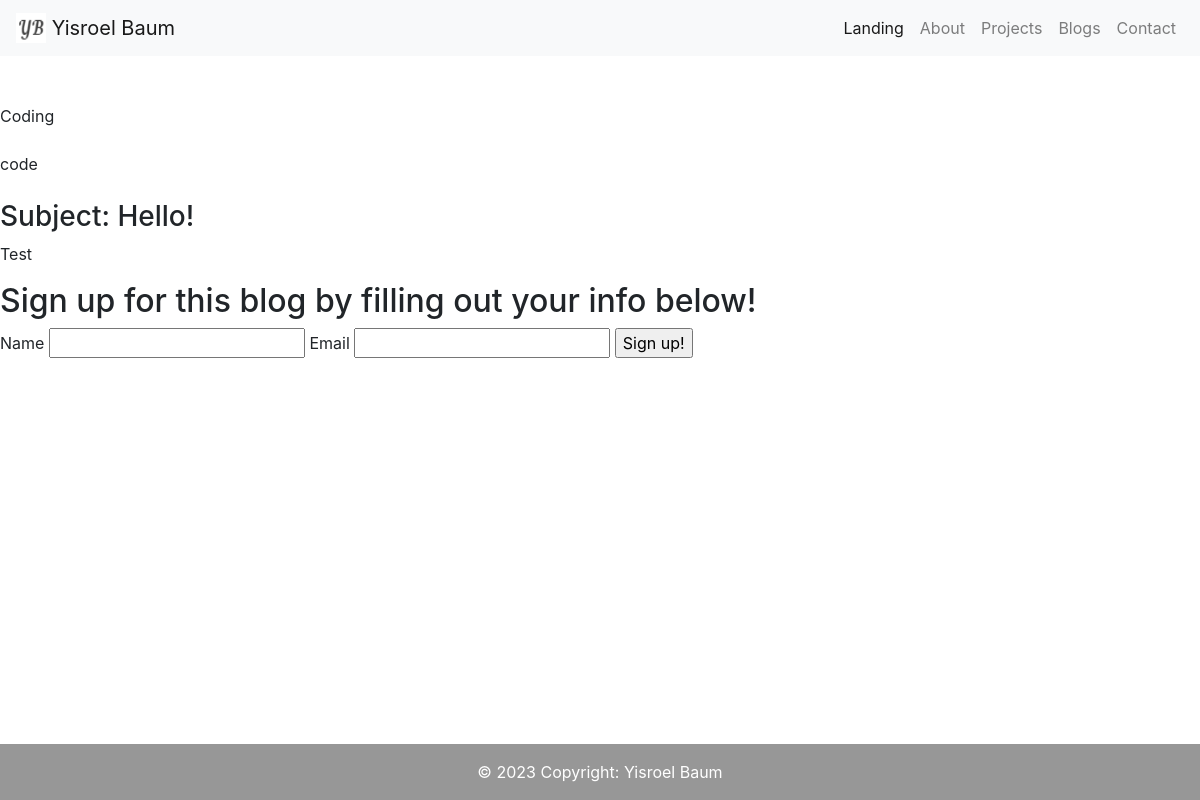
Page /blog/2 on the committed database.
### portfolio/models.py (models this page shows, shortened)
class Blog(portfolio.Model):
    id          = portfolio.Column(portfolio.Integer, primary_key=True)
    name        = portfolio.Column(portfolio.String(64), nullable=False)
    description = portfolio.Column(portfolio.String(200), nullable=False)
    img         = portfolio.Column(portfolio.String(200), default='static/default_pic.jpg')
    posts       = portfolio.relationship('Post', backref='blog', lazy='dynamic')

class Post(portfolio.Model):
    id           = portfolio.Column(portfolio.Integer, primary_key=True)
    subject      = portfolio.Column(portfolio.String(64), nullable=False)
    content      = portfolio.Column(portfolio.String(2000), nullable=False)
    blog_id = portfolio.Column(portfolio.Integer, portfolio.ForeignKey('blog.id'))

### portfolio/routes.py (the view, shortened to what this page needs)
@app.route('/blog/<int:blog_id>', methods=('GET', 'POST'))
def ind_blog(blog_id):
    posts = Post.query.filter_by(id=blog_id)
    blog = Blog.query.filter_by(id=blog_id).first()
    blog_form = BlogSignUpForm()
    user = User.query.filter_by(email=blog_form.email.data).first()
    return render_template('ind_blog.html', blog=blog, blog_form=blog_form, posts=posts)

### portfolio/forms.py
class BlogSignUpForm(FlaskForm):
    name   = StringField('Name', validators=[DataRequired()])
    email  = EmailField('Email', validators=[DataRequired()])
    blog   = SelectField('Blog', choices=[blog.name for blog in list_of_blogs])
    submit = SubmitField('Sign up!')

### portfolio/templates/ind_blog.html (shortened to what this page needs)
{% extends 'base.html' %}
{% block content %}
    {{ blog.img }}<br><br>
    {{ blog.name }}<br><br>
    {{ blog.description }}<br><br>
    {% for post in posts %}
        <h3>Subject: {{ post.subject }}</h3>
        <p>{{ post.content }}</p>
    {% endfor %}
    <form method="post" action="" enctype="multipart/form-data">
        <h2>Sign up for this blog by filling out your info below!</h2>
        {{ blog_form.name.label }}
        {{ blog_form.name() }}
        {{ blog_form.email.label }}
        {{ blog_form.email() }}
        {{ blog_form.submit() }}
    </form>
{% endblock content %}

### rows in the picture
Blog: name "Coding", description "code"
Post: subject "Hello!", content "Test"

### other values in the picture
{{ blog_form.name.label }} "Name"
{{ blog_form.email.label }} "Email"
